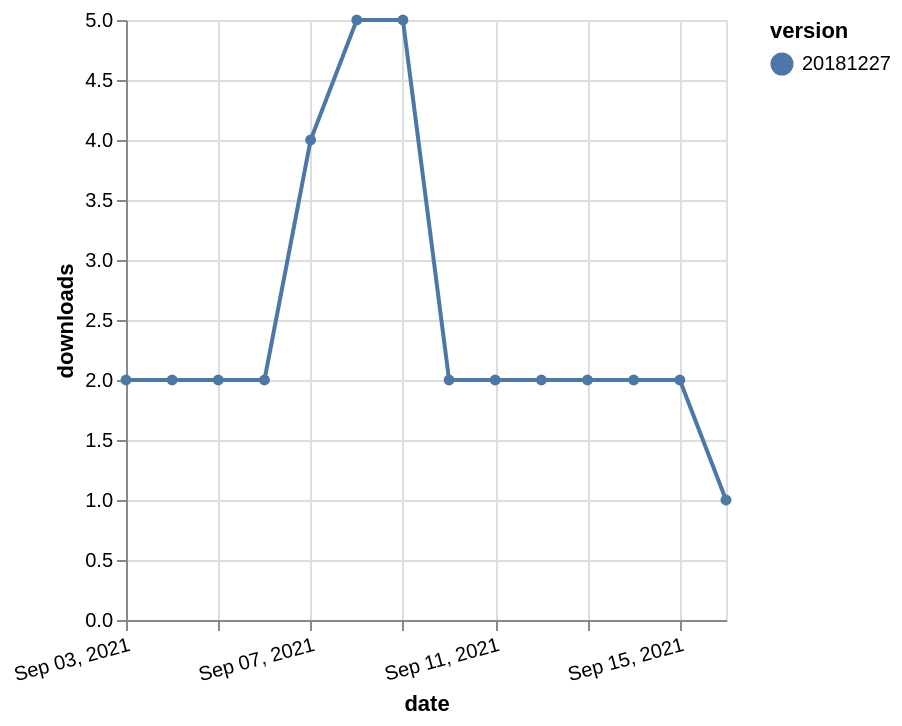

Write the Vega-Lite specification saved for this chart.
### Vega-Lite specification from a JSON file in a GitHub repository (floating-point values rounded to 4 significant figures)
{"$schema": "https://vega.github.io/schema/vega-lite/v5.json", "description": "A simple bar chart with embedded data.", "data": {"values": [{"date": "2021-09-03", "total": 2271, "delta": 2, "version": "20181227"}, {"date": "2021-09-04", "total": 2273, "delta": 2, "version": "20181227"}, {"date": "2021-09-05", "total": 2275, "delta": 2, "version": "20181227"}, {"date": "2021-09-06", "total": 2277, "delta": 2, "version": "20181227"}, {"date": "2021-09-07", "total": 2281, "delta": 4, "version": "20181227"}, {"date": "2021-09-08", "total": 2286, "delta": 5, "version": "20181227"}, {"date": "2021-09-09", "total": 2291, "delta": 5, "version": "20181227"}, {"date": "2021-09-10", "total": 2293, "delta": 2, "version": "20181227"}, {"date": "2021-09-11", "total": 2295, "delta": 2, "version": "20181227"}, {"date": "2021-09-12", "total": 2297, "delta": 2, "version": "20181227"}, {"date": "2021-09-13", "total": 2299, "delta": 2, "version": "20181227"}, {"date": "2021-09-14", "total": 2301, "delta": 2, "version": "20181227"}, {"date": "2021-09-15", "total": 2303, "delta": 2, "version": "20181227"}, {"date": "2021-09-16", "total": 2304, "delta": 1, "version": "20181227"}]}, "width": "container", "mark": {"type": "line", "point": {"filled": true}}, "encoding": {"x": {"field": "date", "type": "temporal", "timeUnit": "yearmonthdate", "title": "date", "axis": {"labelAngle": -15}}, "y": {"field": "delta", "type": "quantitative", "title": "downloads"}, "color": {"field": "version", "type": "nominal"}, "tooltip": {"field": "delta"}}}
